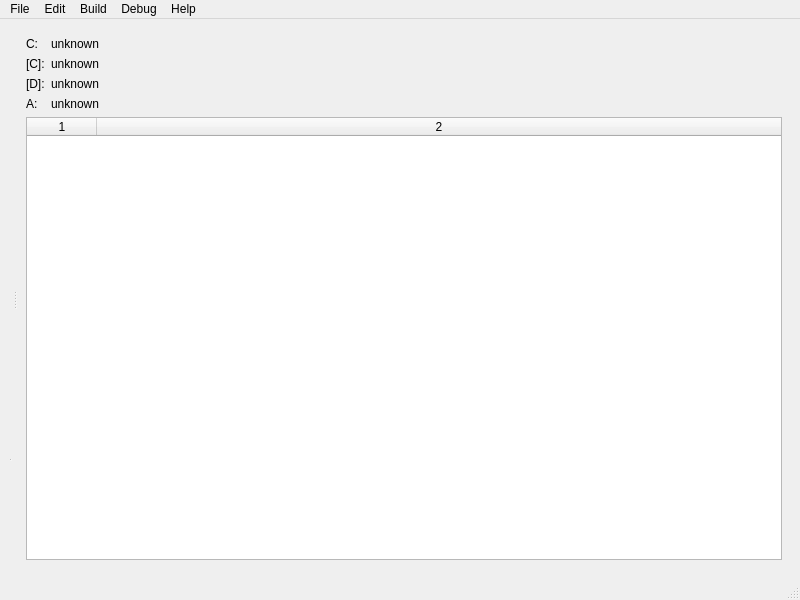
<?xml version="1.0" encoding="UTF-8"?>
<ui version="4.0">
 <class>HeLL</class>
 <widget class="QMainWindow" name="HeLL">
  <property name="geometry">
   <rect>
    <x>0</x>
    <y>0</y>
    <width>800</width>
    <height>600</height>
   </rect>
  </property>
  <property name="windowTitle">
   <string>HeLL IDE</string>
  </property>
  <widget class="QWidget" name="centralwidget">
   <layout class="QGridLayout" name="gridLayout">
    <item row="0" column="0">
     <widget class="QSplitter" name="splitter_2">
      <property name="orientation">
       <enum>Qt::Horizontal</enum>
      </property>
      <widget class="QSplitter" name="splitter">
       <property name="sizePolicy">
        <sizepolicy hsizetype="Preferred" vsizetype="Preferred">
         <horstretch>4</horstretch>
         <verstretch>0</verstretch>
        </sizepolicy>
       </property>
       <property name="orientation">
        <enum>Qt::Vertical</enum>
       </property>
       <widget class="QsciScintilla" name="textEdit">
        <property name="sizePolicy">
         <sizepolicy hsizetype="Preferred" vsizetype="Preferred">
          <horstretch>0</horstretch>
          <verstretch>4</verstretch>
         </sizepolicy>
        </property>
       </widget>
       <widget class="QConsoleWidget" name="console" native="true">
        <property name="sizePolicy">
         <sizepolicy hsizetype="Preferred" vsizetype="Preferred">
          <horstretch>0</horstretch>
          <verstretch>1</verstretch>
         </sizepolicy>
        </property>
        <property name="minimumSize">
         <size>
          <width>0</width>
          <height>0</height>
         </size>
        </property>
        <property name="maximumSize">
         <size>
          <width>16777215</width>
          <height>16777215</height>
         </size>
        </property>
        <property name="undoRedoEnabled" stdset="0">
         <bool>false</bool>
        </property>
        <property name="html" stdset="0">
         <string>&lt;!DOCTYPE HTML PUBLIC &quot;-//W3C//DTD HTML 4.0//EN&quot; &quot;http://www.w3.org/TR/REC-html40/strict.dtd&quot;&gt;
&lt;html&gt;&lt;head&gt;&lt;meta name=&quot;qrichtext&quot; content=&quot;1&quot; /&gt;&lt;style type=&quot;text/css&quot;&gt;
p, li { white-space: pre-wrap; }
&lt;/style&gt;&lt;/head&gt;&lt;body style=&quot; font-family:'Sans'; font-size:10pt; font-weight:400; font-style:normal;&quot;&gt;
&lt;p style=&quot;-qt-paragraph-type:empty; margin-top:0px; margin-bottom:0px; margin-left:0px; margin-right:0px; -qt-block-indent:0; text-indent:0px; font-family:'monospace';&quot;&gt;&lt;br /&gt;&lt;/p&gt;&lt;/body&gt;&lt;/html&gt;</string>
        </property>
       </widget>
      </widget>
      <widget class="QFrame" name="verticalFrame">
       <property name="sizePolicy">
        <sizepolicy hsizetype="Preferred" vsizetype="Preferred">
         <horstretch>1</horstretch>
         <verstretch>0</verstretch>
        </sizepolicy>
       </property>
       <property name="minimumSize">
        <size>
         <width>0</width>
         <height>0</height>
        </size>
       </property>
       <layout class="QVBoxLayout" name="verticalLayout">
        <item>
         <layout class="QGridLayout" name="gridLayout_2">
          <item row="0" column="0">
           <widget class="QLabel" name="label">
            <property name="sizePolicy">
             <sizepolicy hsizetype="Maximum" vsizetype="Preferred">
              <horstretch>0</horstretch>
              <verstretch>0</verstretch>
             </sizepolicy>
            </property>
            <property name="text">
             <string>C:</string>
            </property>
           </widget>
          </item>
          <item row="2" column="0">
           <widget class="QLabel" name="label_6">
            <property name="text">
             <string>[D]:</string>
            </property>
           </widget>
          </item>
          <item row="2" column="1">
           <widget class="QLabel" name="d_mem_val">
            <property name="sizePolicy">
             <sizepolicy hsizetype="Ignored" vsizetype="Preferred">
              <horstretch>0</horstretch>
              <verstretch>0</verstretch>
             </sizepolicy>
            </property>
            <property name="text">
             <string>unknown</string>
            </property>
           </widget>
          </item>
          <item row="1" column="0">
           <widget class="QLabel" name="label_4">
            <property name="sizePolicy">
             <sizepolicy hsizetype="Maximum" vsizetype="Preferred">
              <horstretch>0</horstretch>
              <verstretch>0</verstretch>
             </sizepolicy>
            </property>
            <property name="text">
             <string>[C]:</string>
            </property>
           </widget>
          </item>
          <item row="1" column="1">
           <widget class="QLabel" name="c_mem_val">
            <property name="sizePolicy">
             <sizepolicy hsizetype="Ignored" vsizetype="Preferred">
              <horstretch>0</horstretch>
              <verstretch>0</verstretch>
             </sizepolicy>
            </property>
            <property name="text">
             <string>unknown</string>
            </property>
           </widget>
          </item>
          <item row="0" column="1">
           <widget class="QLabel" name="c_reg_val">
            <property name="sizePolicy">
             <sizepolicy hsizetype="Ignored" vsizetype="Preferred">
              <horstretch>0</horstretch>
              <verstretch>0</verstretch>
             </sizepolicy>
            </property>
            <property name="text">
             <string>unknown</string>
            </property>
           </widget>
          </item>
          <item row="3" column="1">
           <widget class="QLabel" name="a_reg_val">
            <property name="sizePolicy">
             <sizepolicy hsizetype="Ignored" vsizetype="Preferred">
              <horstretch>0</horstretch>
              <verstretch>0</verstretch>
             </sizepolicy>
            </property>
            <property name="text">
             <string>unknown</string>
            </property>
           </widget>
          </item>
          <item row="3" column="0">
           <widget class="QLabel" name="label_8">
            <property name="text">
             <string>A:</string>
            </property>
           </widget>
          </item>
         </layout>
        </item>
        <item>
         <widget class="QTableWidget" name="tableWidget">
          <property name="horizontalScrollMode">
           <enum>QAbstractItemView::ScrollPerPixel</enum>
          </property>
          <property name="wordWrap">
           <bool>false</bool>
          </property>
          <property name="rowCount">
           <number>0</number>
          </property>
          <property name="columnCount">
           <number>2</number>
          </property>
          <attribute name="horizontalHeaderVisible">
           <bool>true</bool>
          </attribute>
          <attribute name="horizontalHeaderDefaultSectionSize">
           <number>70</number>
          </attribute>
          <attribute name="horizontalHeaderMinimumSectionSize">
           <number>27</number>
          </attribute>
          <attribute name="horizontalHeaderStretchLastSection">
           <bool>true</bool>
          </attribute>
          <attribute name="verticalHeaderVisible">
           <bool>false</bool>
          </attribute>
          <column/>
          <column/>
         </widget>
        </item>
       </layout>
      </widget>
     </widget>
    </item>
   </layout>
  </widget>
  <widget class="QMenuBar" name="menuBar">
   <property name="geometry">
    <rect>
     <x>0</x>
     <y>0</y>
     <width>800</width>
     <height>27</height>
    </rect>
   </property>
   <widget class="QMenu" name="menuFile">
    <property name="title">
     <string>File</string>
    </property>
    <addaction name="actionNew"/>
    <addaction name="actionOpen"/>
    <addaction name="separator"/>
    <addaction name="actionSave"/>
    <addaction name="actionSave_as"/>
    <addaction name="separator"/>
    <addaction name="actionQuit"/>
   </widget>
   <widget class="QMenu" name="menuHelp">
    <property name="title">
     <string>Help</string>
    </property>
    <addaction name="actionAbout"/>
   </widget>
   <widget class="QMenu" name="menuEdit">
    <property name="title">
     <string>Edit</string>
    </property>
    <addaction name="actionUndo"/>
    <addaction name="actionRedo"/>
    <addaction name="separator"/>
    <addaction name="actionCut"/>
    <addaction name="actionCopy"/>
    <addaction name="actionPaste"/>
    <addaction name="actionDelete"/>
    <addaction name="separator"/>
    <addaction name="actionSelect_all"/>
    <addaction name="separator"/>
    <addaction name="actionFind"/>
    <addaction name="actionFind_next"/>
    <addaction name="actionReplace"/>
    <addaction name="separator"/>
    <addaction name="actionPreferences"/>
   </widget>
   <widget class="QMenu" name="menuBuild">
    <property name="title">
     <string>Build</string>
    </property>
    <addaction name="actionAssemble"/>
    <addaction name="actionRun"/>
    <addaction name="actionStop"/>
   </widget>
   <widget class="QMenu" name="menuDebug">
    <property name="title">
     <string>Debug</string>
    </property>
    <addaction name="actionStart"/>
    <addaction name="separator"/>
    <addaction name="actionContinue"/>
    <addaction name="actionStep"/>
    <addaction name="actionPause"/>
    <addaction name="actionReset"/>
    <addaction name="actionStop_2"/>
    <addaction name="separator"/>
    <addaction name="actionToggle_Breakpoint"/>
   </widget>
   <addaction name="menuFile"/>
   <addaction name="menuEdit"/>
   <addaction name="menuBuild"/>
   <addaction name="menuDebug"/>
   <addaction name="menuHelp"/>
  </widget>
  <widget class="QStatusBar" name="statusBar"/>
  <action name="actionOpen">
   <property name="icon">
    <iconset theme="document-open">
     <normaloff/>
    </iconset>
   </property>
   <property name="text">
    <string>Open</string>
   </property>
   <property name="shortcut">
    <string>Ctrl+O</string>
   </property>
  </action>
  <action name="actionSave">
   <property name="icon">
    <iconset theme="document-save">
     <normaloff/>
    </iconset>
   </property>
   <property name="text">
    <string>Save</string>
   </property>
   <property name="shortcut">
    <string>Ctrl+S</string>
   </property>
  </action>
  <action name="actionNew">
   <property name="icon">
    <iconset theme="document-new">
     <normaloff/>
    </iconset>
   </property>
   <property name="text">
    <string>New</string>
   </property>
   <property name="shortcut">
    <string>Ctrl+N</string>
   </property>
  </action>
  <action name="actionSave_as">
   <property name="icon">
    <iconset theme="document-save-as">
     <normaloff/>
    </iconset>
   </property>
   <property name="text">
    <string>Save as</string>
   </property>
  </action>
  <action name="actionQuit">
   <property name="icon">
    <iconset theme="application-exit">
     <normaloff/>
    </iconset>
   </property>
   <property name="text">
    <string>Quit</string>
   </property>
   <property name="shortcut">
    <string>Ctrl+Q</string>
   </property>
  </action>
  <action name="actionAbout">
   <property name="icon">
    <iconset theme="help-about">
     <normaloff/>
    </iconset>
   </property>
   <property name="text">
    <string>About</string>
   </property>
   <property name="shortcut">
    <string>F1</string>
   </property>
  </action>
  <action name="actionUndo">
   <property name="icon">
    <iconset theme="edit-undo">
     <normaloff/>
    </iconset>
   </property>
   <property name="text">
    <string>Undo</string>
   </property>
   <property name="shortcut">
    <string>Ctrl+Z</string>
   </property>
  </action>
  <action name="actionRedo">
   <property name="icon">
    <iconset theme="edit-redo">
     <normaloff/>
    </iconset>
   </property>
   <property name="text">
    <string>Redo</string>
   </property>
   <property name="shortcut">
    <string>Ctrl+Y</string>
   </property>
  </action>
  <action name="actionCut">
   <property name="icon">
    <iconset theme="edit-cut">
     <normaloff/>
    </iconset>
   </property>
   <property name="text">
    <string>Cut</string>
   </property>
   <property name="shortcut">
    <string>Ctrl+X</string>
   </property>
  </action>
  <action name="actionCopy">
   <property name="icon">
    <iconset theme="edit-copy">
     <normaloff/>
    </iconset>
   </property>
   <property name="text">
    <string>Copy</string>
   </property>
   <property name="shortcut">
    <string>Ctrl+C</string>
   </property>
  </action>
  <action name="actionPaste">
   <property name="icon">
    <iconset theme="edit-paste">
     <normaloff/>
    </iconset>
   </property>
   <property name="text">
    <string>Paste</string>
   </property>
   <property name="shortcut">
    <string>Ctrl+V</string>
   </property>
  </action>
  <action name="actionDelete">
   <property name="icon">
    <iconset theme="edit-delete">
     <normaloff/>
    </iconset>
   </property>
   <property name="text">
    <string>Delete</string>
   </property>
   <property name="shortcut">
    <string>Del</string>
   </property>
  </action>
  <action name="actionSelect_all">
   <property name="icon">
    <iconset theme="edit-select-all">
     <normaloff/>
    </iconset>
   </property>
   <property name="text">
    <string>Select all</string>
   </property>
   <property name="shortcut">
    <string>Ctrl+A</string>
   </property>
  </action>
  <action name="actionPreferences">
   <property name="text">
    <string>Preferences</string>
   </property>
  </action>
  <action name="actionFind">
   <property name="icon">
    <iconset theme="edit-find">
     <normaloff/>
    </iconset>
   </property>
   <property name="text">
    <string>Find</string>
   </property>
   <property name="shortcut">
    <string>Ctrl+F</string>
   </property>
  </action>
  <action name="actionFind_next">
   <property name="enabled">
    <bool>true</bool>
   </property>
   <property name="text">
    <string>Find next</string>
   </property>
   <property name="shortcut">
    <string>F3</string>
   </property>
  </action>
  <action name="actionReplace">
   <property name="icon">
    <iconset theme="edit-find-replace">
     <normaloff/>
    </iconset>
   </property>
   <property name="text">
    <string>Replace</string>
   </property>
   <property name="shortcut">
    <string>Ctrl+H</string>
   </property>
  </action>
  <action name="actionAssemble">
   <property name="text">
    <string>Assemble</string>
   </property>
  </action>
  <action name="actionRun">
   <property name="icon">
    <iconset theme="system-run">
     <normaloff/>
    </iconset>
   </property>
   <property name="text">
    <string>Run</string>
   </property>
   <property name="shortcut">
    <string>Ctrl+R</string>
   </property>
  </action>
  <action name="actionStop">
   <property name="enabled">
    <bool>false</bool>
   </property>
   <property name="icon">
    <iconset theme="process-stop">
     <normaloff/>
    </iconset>
   </property>
   <property name="text">
    <string>Stop</string>
   </property>
   <property name="shortcut">
    <string>Ctrl+K</string>
   </property>
  </action>
  <action name="actionStart">
   <property name="icon">
    <iconset theme="media-playback-start">
     <normaloff/>
    </iconset>
   </property>
   <property name="text">
    <string>Start</string>
   </property>
   <property name="shortcut">
    <string>F5</string>
   </property>
  </action>
  <action name="actionContinue">
   <property name="enabled">
    <bool>false</bool>
   </property>
   <property name="icon">
    <iconset theme="media-playback-start">
     <normaloff/>
    </iconset>
   </property>
   <property name="text">
    <string>Run/Continue</string>
   </property>
   <property name="shortcut">
    <string>F5</string>
   </property>
  </action>
  <action name="actionStep">
   <property name="enabled">
    <bool>false</bool>
   </property>
   <property name="icon">
    <iconset theme="debug-step">
     <normaloff/>
    </iconset>
   </property>
   <property name="text">
    <string>Step</string>
   </property>
   <property name="shortcut">
    <string>F10</string>
   </property>
  </action>
  <action name="actionReset">
   <property name="enabled">
    <bool>false</bool>
   </property>
   <property name="icon">
    <iconset theme="media-playback-stop">
     <normaloff/>
    </iconset>
   </property>
   <property name="text">
    <string>Reset</string>
   </property>
  </action>
  <action name="actionStop_2">
   <property name="enabled">
    <bool>false</bool>
   </property>
   <property name="icon">
    <iconset theme="process-stop">
     <normaloff/>
    </iconset>
   </property>
   <property name="text">
    <string>Stop</string>
   </property>
  </action>
  <action name="actionToggle_Breakpoint">
   <property name="text">
    <string>Toggle Breakpoint</string>
   </property>
   <property name="shortcut">
    <string>F9</string>
   </property>
  </action>
  <action name="actionPause">
   <property name="enabled">
    <bool>false</bool>
   </property>
   <property name="icon">
    <iconset theme="media-playback-pause">
     <normaloff/>
    </iconset>
   </property>
   <property name="text">
    <string>Pause</string>
   </property>
   <property name="shortcut">
    <string>F11</string>
   </property>
  </action>
 </widget>
 <customwidgets>
  <customwidget>
   <class>QsciScintilla</class>
   <extends>QFrame</extends>
   <header>Qsci/qsciscintilla.h</header>
   <container>1</container>
  </customwidget>
  <customwidget>
   <class>QConsoleWidget</class>
   <extends>QWidget</extends>
   <header>qconsolewidget.h</header>
  </customwidget>
 </customwidgets>
 <resources/>
 <connections/>
</ui>
